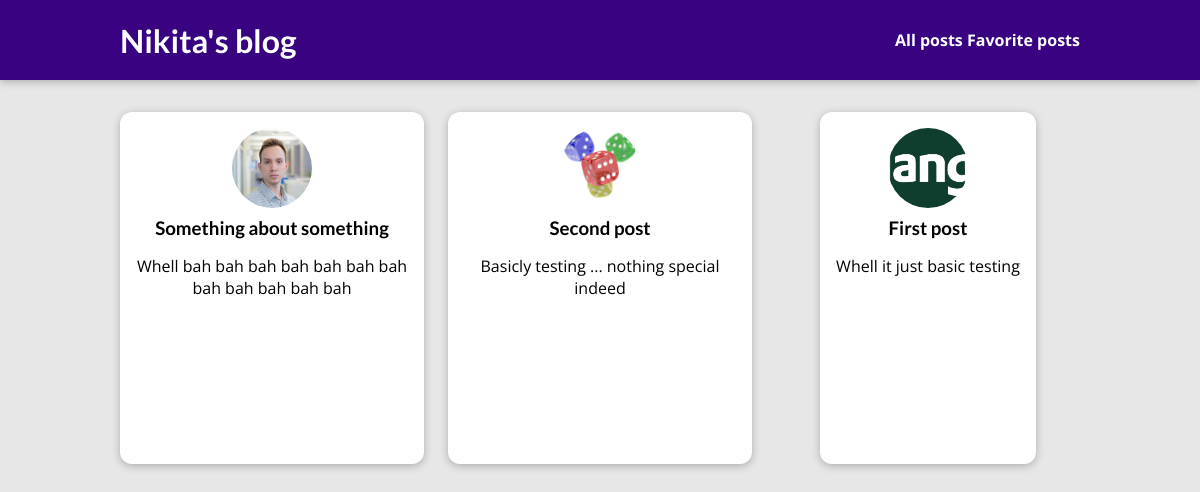
The page /posts on the database its author committed.
### blog/models.py (models this page shows, shortened)
class Post(models.Model):
    title = models.CharField(max_length=50)
    description = models.CharField(max_length=200, blank=True)
    img = models.ImageField(upload_to='blog-img', height_field=None, width_field=None, max_length=None, blank=True)
    date = models.DateTimeField(auto_now=True)
    slug = models.SlugField(blank=True,db_index=True, unique=True, null=False)
    content = models.TextField()
    tags = models.ManyToManyField("blog.Tag")
    author = models.ForeignKey(Author, on_delete=models.SET_NULL, null=True)

### blog/views.py (the view)
# urls.py: path('posts', views.AllPostsView.as_view(), name='blog_posts'),
class AllPostsView(ListView):
    model = Post
    template_name = 'blog/all_posts.html'
    ordering = ['-id']
    context_object_name = 'all_posts'

### blog/templates/blog/all_posts.html (shortened to what this page needs)
{% extends 'base.html' %}
{% load static %}
{% block css_files %}
    <link rel="stylesheet" href="{% static 'blog/all-posts.css' %}"></link>
    <link rel="stylesheet" href="{% static 'blog/includes/post.css' %}"></link>
{% endblock  %}
{% block page_body %}
    <section id="all-posts">
        <ul>
            {% for post in all_posts %}
                {% include 'blog/includes/post.html' with post=post %}
            {% endfor %}
        </ul>
    </section>
{% endblock  %}

### templates/base.html (shortened to what this page needs)
{% load static %}
<!doctype html>
<html lang="en">
<head>
    {% block css_files %}{% endblock  %}
    <link rel="stylesheet" href="{% static 'app.css' %}"></link>
</head>
<body>
    <header id="main-navigation">
        <h1><a href="{% url 'blog_index' %}"> Nikita's blog</a></h1>
        <nav>
            <a href="{% url 'blog_posts' %}">All posts</a>
            <a href="{% url 'favorite-posts' %}">Favorite posts</a>
        </nav>
    </header>
    {% block page_body %}{% endblock %}
</body>
</html>

### blog/templates/blog/includes/post.html
<li>
    {% load static %}
    <article class="post">
        <a href="{% url 'blog_specific' post.slug %}">
            <img id="post" src="{{ post.img.url }}" alt="{{post.name}}"></img>
            <div class="post__content">
                <h3>{{post.title}}</h3>
                <p>{{post.description}}</p>
            </div>
        </a>
    </article>
</li>

### staticfiles/blog/all-posts.css (style rules this page uses)
body { background-color: #e7e7e7; }
#main-navigation { background-color: #390281; box-shadow: 0 2px 8px rgba(0, 0, 0, 0.25); }
#all-posts { margin: 7rem auto; width: 90%; max-width: 60rem; }
ul { list-style: none; margin: 0; padding: 0; display: grid; grid-template-columns: repeat(auto-fill, minmax(17rem, 1fr)); gap: 1.5rem; }
.post img { width: 7rem; height: 7rem; }
.post a { height: 22rem; transform-origin: center; box-shadow: 0 2px 8px rgba(0, 0, 0, 0.25); border-radius: 12px; background-color: white; }

### staticfiles/blog/includes/post.css (style rules this page uses)
.post { display: flex; flex-direction: column; align-items: center; text-align: center; }
.post a { text-decoration: none; color: black; transition: all 0.2s ease; padding: 1rem; }
.post img { width: 5rem; height: 5rem; object-fit: cover; border-radius: 50%; }
.post h3 { margin: 0.25rem 0; }

### staticfiles/app.css (style rules this page uses)
* { box-sizing: border-box; }
html { font-family: 'Open Sans', 'Lato', sans-serif; }
body { margin: 0; }
h1, h2, h3 { font-family: 'Lato', sans-serif; font-weight: bold; }
#main-navigation { width: 100%; height: 5rem; display: flex; justify-content: space-between; align-items: center; padding: 0 10%; position: absolute; top: 0; left: 0; }
#main-navigation a { text-decoration: none; color: white; font-weight: bold; }

### rows shown on the page
Post: img (picture), title "Something about something", description "Whell bah bah bah bah bah bah bah bah bah bah bah bah"
Post: img (picture), title "Second post", description "Basicly testing ... nothing special indeed"
Post: img (picture), title "First post", description "Whell it just basic testing"
